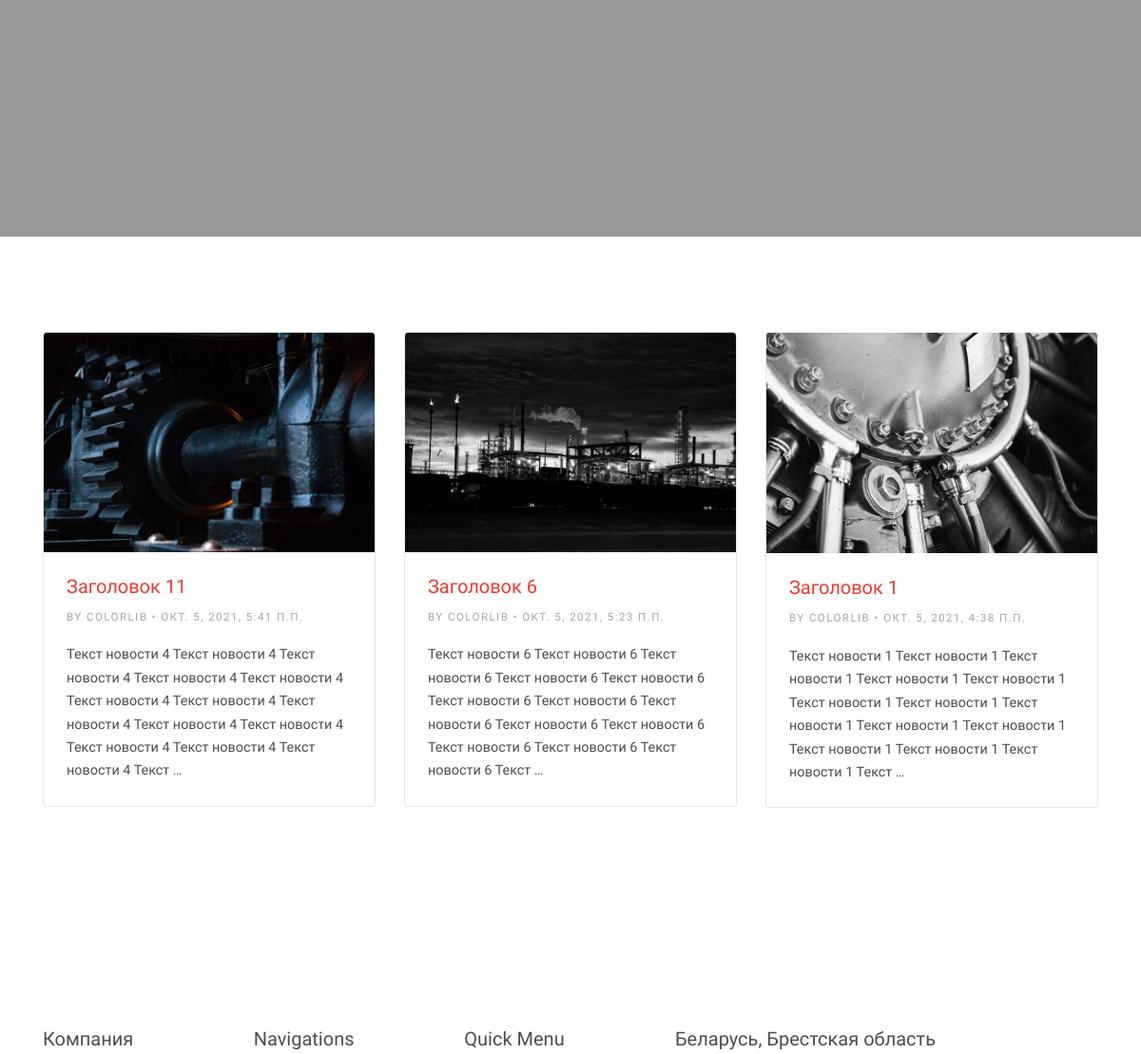
The app's page /news/cat/kategoriya-1/ (middle part), older data.
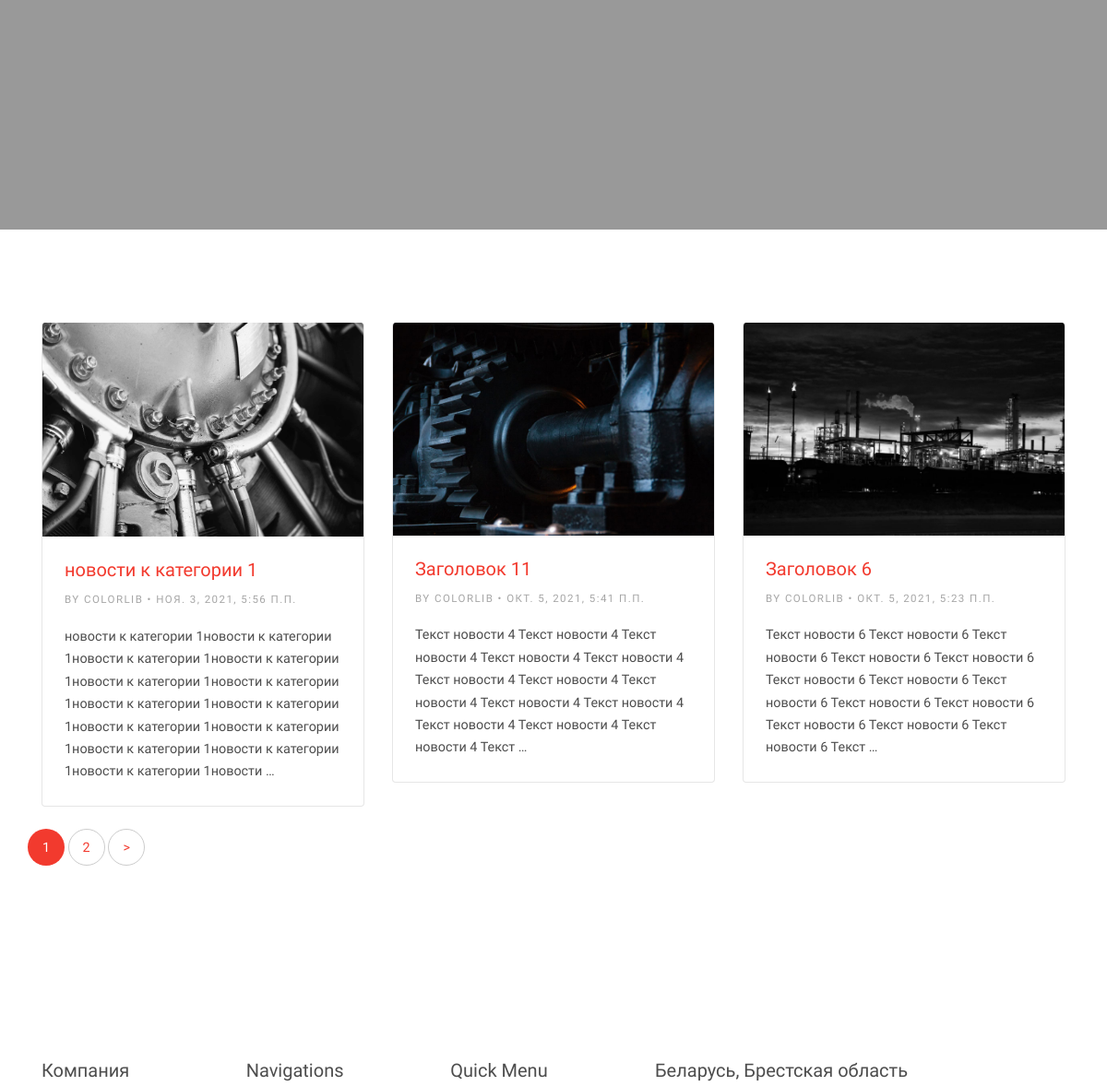
The same page, newer data.
### news/models.py (models this page shows, shortened)
class News(models.Model):
    name_category = models.ForeignKey('News_category', verbose_name='Категория', on_delete=models.PROTECT)
    title = models.CharField('Заголовок', max_length=200)
    content = models.TextField('Текст', blank=True)
    image = models.ImageField('Картинка', upload_to='static/images/%Y/%m/%d/')
    time_create = models.DateTimeField('Дата публикации', auto_now_add=True)
    time_update = models.DateTimeField('Дата последнего изменения', auto_now=True)
    is_published = models.BooleanField(verbose_name='Опубликовано', default=True)
    slug = models.SlugField(verbose_name='URL', unique=True, db_index=True, max_length=220)
    class Meta:
        verbose_name = 'Новость'
        verbose_name_plural = 'Новости'
        ordering = ['time_create', 'title']
    def get_absolute_url(self):
        return reverse('news', kwargs={'news_slug': self.slug})

### news/views.py (the view)
# urls.py: path('cat/<slug:category_slug>/', show_category, name='category'),
def show_category(request, category_slug):
    cat = News_category.objects.all()
    news_list = News.objects.filter(name_category__slug=category_slug, is_published=True).order_by('-time_create')
    paginator = Paginator(news_list, 3)
    page = request.GET.get('page')
    try:
        news = paginator.page(page)
    except PageNotAnInteger:
        news = paginator.page(1)
    except EmptyPage:
        news = paginator.page(paginator.num_pages)
    cat = News_category.objects.all()
    data = {
        'cat': cat,
        'news': news,
        'name_site': main.mixdata.data['name_site'],
        'email_header': main.mixdata.data['email_header'],
        'phoneheader': main.mixdata.data['phoneheader'],
        'tg_url': main.mixdata.data['tg_url'],  # social iconus header
        'fb_url': main.mixdata.data['fb_url'],
        'vk_url': main.mixdata.data['vk_url'],
        'ld_url': main.mixdata.data['ld_url'],
        'inst_url': main.mixdata.data['inst_url'],  # /social iconus header
        'text_button_1_news': 'Download',
        'link_button_1_news': '#',
        'text_button_2_news': 'GetInTouch',
        'link_button_2_news': '#',
        'title_news': main.mixdata.data['title_news'], # title header string news
        'subtitle_news': main.mixdata.data['subtitle_news'],  # title header string news
        'image_header_news': main.mixdata.data['image_header_news'],
        'footer_copyright': main.mixdata.data['footer_copyright'],  # footer
        'blok_adress_title': main.mixdata.data['blok_adress_title'],
        'block_adres_subtitle': main.mixdata.data['block_adres_subtitle'],
        'block_adres_subtitle_1': main.mixdata.data['block_adres_subtitle_1'],
        'block_adres_subtitle_2': main.mixdata.data['block_adres_subtitle_2'],
        'block_adres_subtitle_3': main.mixdata.data['block_adres_subtitle_3'],
        'block_adres_subtitle_4': main.mixdata.data['block_adres_subtitle_4'],
        'blok_0_adress_title': main.mixdata.data['blok_0_adress_title'],
        'block_0_adres_subtitle': main.mixdata.data['block_0_adres_subtitle'],
        'block_0_adres_subtitle_1': main.mixdata.data['block_0_adres_subtitle_1'],
        'block_0_adres_subtitle_2': main.mixdata.data['block_0_adres_subtitle_2'],
        'block_0_adres_subtitle_3': main.mixdata.data['block_0_adres_subtitle_3'],
        'block_0_adres_subtitle_4': main.mixdata.data['block_0_adres_subtitle_4'],  # /footer
    }
    return render(request, 'news/news.html', data)

### news/templates/news/news.html (shortened to what this page needs)
{% extends 'main/base.html' %}
{% block content %}
      <div class="site-blocks-cover overlay" style="background-image: url({{ image_header_news }});" data-aos="fade" data-stellar-background-ratio="0.5">
        <div class="container">
          <div class="row align-items-center justify-content-center text-center">
          </div>
        </div>
      </div>
    </div>
    <div class="site-section">
      <div class="container">
        <div class="row mb-5">
{% for post in news %}
          <div class="col-md-6 col-lg-4 mb-4">
            <div class="post-entry bg-white">
              <div class="image">
                <img src="/{{ post.image }}" alt="Image" class="img-fluid">
              </div>
              <div class="text p-4">
                <h2 class="h5 text-black"><a href="{{ post.get_absolute_url }}">{{ post.title }}</a></h2>
                <span class="text-uppercase date d-block mb-3"><small>By Colorlib &bullet; {{ post.time_create }}</small></span>
                <p class="mb-0">{{ post.content|truncatewords:40|safe }}</p>
              </div>
            </div>
          </div>
            {% endfor %}
{% if news.has_other_pages %}
        <div class="row" >
          <div class="col-md-12 text-center" >
            <div class="site-block-27" align="center">
              <ul>
                {% for item in news.paginator.page_range %}
                  {% if news.number == item %}
                <li class="active"><span>{{ item }} </span></li>
                  {% elif item >= news.number|add:-2 and item <= news.number|add:2 %}
                <li><a href="?page={{ item }}">{{ item }} </a></li>
                {% endif %}
                  {% endfor %}
                {% if news.has_next %}
                <li><a href="?page={{ news.next_page_number }}">&gt;</a></li>
                {% endif %}
              </ul>
            </div>
          </div>
        </div>
          {% endif %}
      </div>
    </div>
</div>
{% endblock %}

Row changes from the older to the newer data that the page shows:
no longer on this page (row unchanged): News: image (picture), title "Заголовок 1", time_create "ОКТ. 5, 2021, 4:38 П.П.", content "Текст новости 1 Текст новости 1 Текст новости 1 Текст новости 1 Текст новости 1 Текст новости 1 Текст новости 1 Текст новости 1 Текст новости 1 Текст новости 1 Текст новости 1 Текст новости 1 Текст новости 1 Текст …"
added News: image (picture), title "новости к категории 1", time_create "НОЯ. 3, 2021, 5:56 П.П.", content "новости к категории 1новости к категории 1новости к категории 1новости к категории 1новости к категории 1новости к категории 1новости к категории 1новости к категории 1новости к категории 1новости к категории 1новости к категории 1новости к категории 1новости к категории 1новости …"
Text that changed along with them:
new list line: "1"
new list line: "2"
